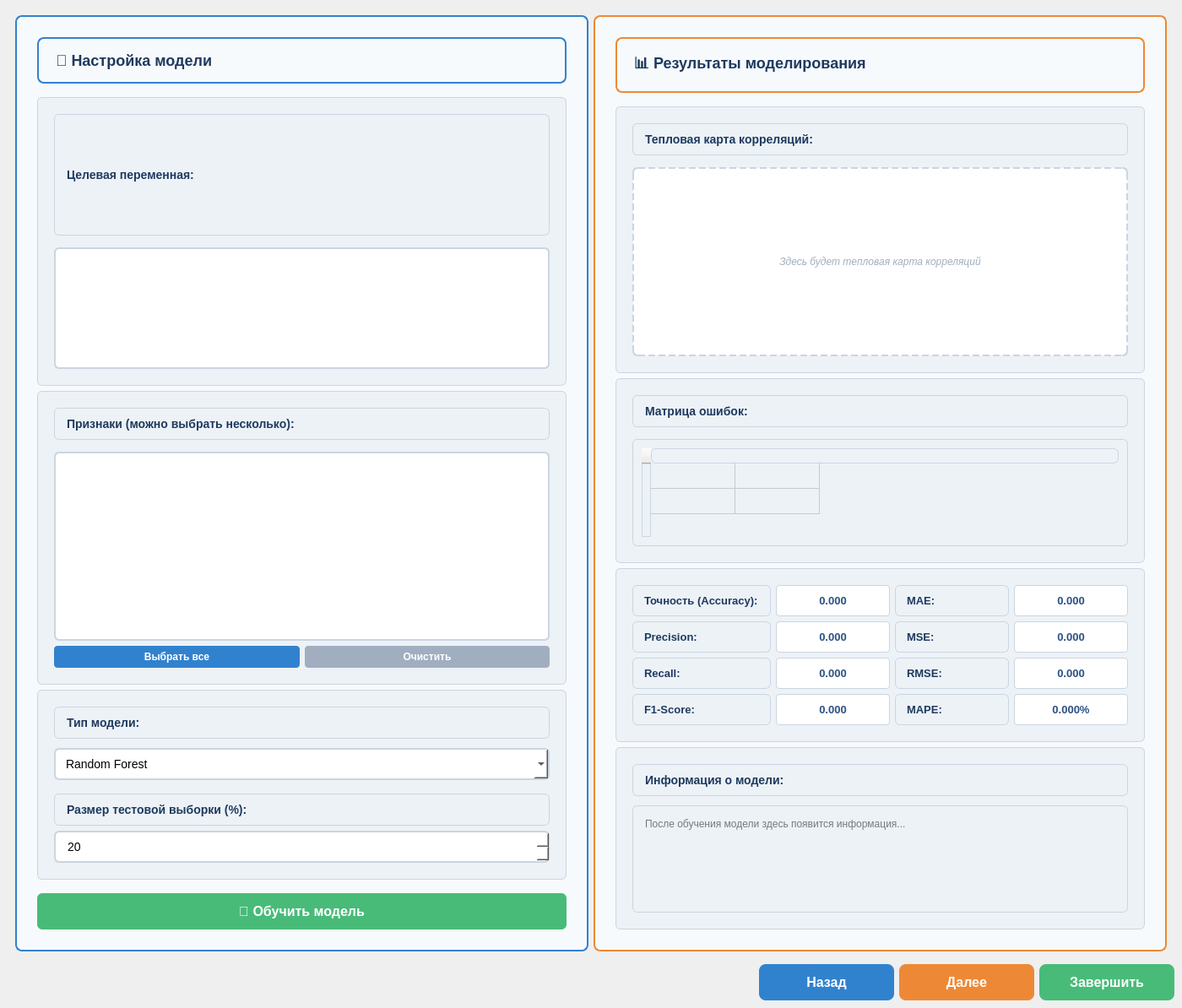
<?xml version="1.0" encoding="UTF-8"?>
<ui version="4.0">
 <class>ModelingWindow</class>
 <widget class="QMainWindow" name="ModelingWindow">
  <property name="geometry">
   <rect>
    <x>0</x>
    <y>0</y>
    <width>1400</width>
    <height>1194</height>
   </rect>
  </property>
  <property name="windowTitle">
   <string>DataLite - Моделирование</string>
  </property>
  <widget class="QWidget" name="centralwidget">
   <layout class="QVBoxLayout" name="verticalLayout">
    <item>
     <widget class="QStackedWidget" name="stackedWidget">
      <property name="currentIndex">
       <number>0</number>
      </property>
      <widget class="QWidget" name="modeling_main_page">
       <layout class="QHBoxLayout" name="horizontalLayout_main">
        <item>
         <widget class="QFrame" name="left_panel">
          <property name="styleSheet">
           <string notr="true">QFrame {
    background-color: #f7fafc;
    border: 2px solid #3182ce;
    border-radius: 8px;
    padding: 15px;
}</string>
          </property>
          <layout class="QVBoxLayout" name="verticalLayout_left">
           <item>
            <widget class="QLabel" name="label_modeling_title">
             <property name="styleSheet">
              <string notr="true">color: #1e3a5f;
font-size: 18px;
font-weight: bold;
text-align: center;
margin-bottom: 10px;</string>
             </property>
             <property name="text">
              <string>🎯 Настройка модели</string>
             </property>
            </widget>
           </item>
           <item>
            <widget class="QFrame" name="target_frame">
             <property name="styleSheet">
              <string notr="true">QFrame {
    background-color: #edf2f7;
    border: 1px solid #cbd5e0;
    border-radius: 6px;
    padding: 10px;
}</string>
             </property>
             <layout class="QVBoxLayout" name="verticalLayout_target">
              <item>
               <widget class="QLabel" name="label_target">
                <property name="styleSheet">
                 <string notr="true">color: #1e3a5f;
font-size: 14px;
font-weight: bold;
margin-bottom: 8px;</string>
                </property>
                <property name="text">
                 <string>Целевая переменная:</string>
                </property>
               </widget>
              </item>
              <item>
               <widget class="QListWidget" name="target_listwidget">
                <property name="styleSheet">
                 <string notr="true">QListWidget {
    background-color: white;
    border: 2px solid #cbd5e0;
    border-radius: 6px;
    font-size: 14px;
    min-height: 120px;
    max-height: 120px;
}
QListWidget::item {
    padding: 8px 12px;
    border-bottom: 1px solid #e2e8f0;
}
QListWidget::item:selected {
    background-color: #3182ce;
    color: white;
    border-radius: 4px;
    font-weight: bold;
}
QListWidget::item:hover:!selected {
    background-color: #e2e8f0;
    border-radius: 4px;
}</string>
                </property>
                <property name="selectionMode">
                 <enum>QAbstractItemView::SingleSelection</enum>
                </property>
               </widget>
              </item>
             </layout>
            </widget>
           </item>
           <item>
            <widget class="QFrame" name="features_frame">
             <property name="styleSheet">
              <string notr="true">QFrame {
    background-color: #edf2f7;
    border: 1px solid #cbd5e0;
    border-radius: 6px;
    padding: 10px;
}</string>
             </property>
             <layout class="QVBoxLayout" name="verticalLayout_features">
              <item>
               <widget class="QLabel" name="label_features">
                <property name="styleSheet">
                 <string notr="true">color: #1e3a5f;
font-size: 14px;
font-weight: bold;
margin-bottom: 8px;</string>
                </property>
                <property name="text">
                 <string>Признаки (можно выбрать несколько):</string>
                </property>
               </widget>
              </item>
              <item>
               <widget class="QListWidget" name="features_listwidget">
                <property name="styleSheet">
                 <string notr="true">QListWidget {
    background-color: white;
    border: 2px solid #cbd5e0;
    border-radius: 6px;
    font-size: 14px;
    min-height: 200px;
}
QListWidget::item {
    padding: 8px 12px;
    border-bottom: 1px solid #e2e8f0;
}
QListWidget::item:selected {
    background-color: #3182ce;
    color: white;
    border-radius: 4px;
    font-weight: bold;
}
QListWidget::item:hover:!selected {
    background-color: #e2e8f0;
    border-radius: 4px;
}</string>
                </property>
                <property name="selectionMode">
                 <enum>QAbstractItemView::MultiSelection</enum>
                </property>
               </widget>
              </item>
              <item>
               <layout class="QHBoxLayout" name="horizontalLayout_features_buttons">
                <item>
                 <widget class="QPushButton" name="btn_select_all">
                  <property name="styleSheet">
                   <string notr="true">QPushButton {
    background-color: #3182ce;
    color: white;
    border: none;
    padding: 6px 12px;
    border-radius: 4px;
    font-weight: bold;
    font-size: 12px;
}
QPushButton:hover {
    background-color: #2c5282;
}</string>
                  </property>
                  <property name="text">
                   <string>Выбрать все</string>
                  </property>
                 </widget>
                </item>
                <item>
                 <widget class="QPushButton" name="btn_clear_all">
                  <property name="styleSheet">
                   <string notr="true">QPushButton {
    background-color: #a0aec0;
    color: white;
    border: none;
    padding: 6px 12px;
    border-radius: 4px;
    font-weight: bold;
    font-size: 12px;
}
QPushButton:hover {
    background-color: #718096;
}</string>
                  </property>
                  <property name="text">
                   <string>Очистить</string>
                  </property>
                 </widget>
                </item>
               </layout>
              </item>
             </layout>
            </widget>
           </item>
           <item>
            <widget class="QFrame" name="model_settings_frame">
             <property name="styleSheet">
              <string notr="true">QFrame {
    background-color: #edf2f7;
    border: 1px solid #cbd5e0;
    border-radius: 6px;
    padding: 10px;
}</string>
             </property>
             <layout class="QVBoxLayout" name="verticalLayout_model_settings">
              <item>
               <widget class="QLabel" name="label_model_type">
                <property name="styleSheet">
                 <string notr="true">color: #1e3a5f;
font-size: 14px;
font-weight: bold;
margin-bottom: 5px;</string>
                </property>
                <property name="text">
                 <string>Тип модели:</string>
                </property>
               </widget>
              </item>
              <item>
               <widget class="QComboBox" name="model_type_combo">
                <property name="styleSheet">
                 <string notr="true">QComboBox {
    background-color: white;
    border: 2px solid #cbd5e0;
    border-radius: 6px;
    padding: 8px 12px;
    font-size: 14px;
}</string>
                </property>
                <item>
                 <property name="text">
                  <string>Random Forest</string>
                 </property>
                </item>
                <item>
                 <property name="text">
                  <string>Logistic Regression</string>
                 </property>
                </item>
                <item>
                 <property name="text">
                  <string>SVM</string>
                 </property>
                </item>
                <item>
                 <property name="text">
                  <string>XGBoost</string>
                 </property>
                </item>
                <item>
                 <property name="text">
                  <string>Neural Network</string>
                 </property>
                </item>
               </widget>
              </item>
              <item>
               <widget class="QLabel" name="label_test_size">
                <property name="styleSheet">
                 <string notr="true">color: #1e3a5f;
font-size: 14px;
font-weight: bold;
margin-top: 10px;</string>
                </property>
                <property name="text">
                 <string>Размер тестовой выборки (%):</string>
                </property>
               </widget>
              </item>
              <item>
               <widget class="QSpinBox" name="test_size_spin">
                <property name="styleSheet">
                 <string notr="true">QSpinBox {
    background-color: white;
    border: 2px solid #cbd5e0;
    border-radius: 6px;
    padding: 8px 12px;
    font-size: 14px;
}</string>
                </property>
                <property name="minimum">
                 <number>10</number>
                </property>
                <property name="maximum">
                 <number>50</number>
                </property>
                <property name="value">
                 <number>20</number>
                </property>
               </widget>
              </item>
             </layout>
            </widget>
           </item>
           <item>
            <widget class="QPushButton" name="btn_train_model">
             <property name="styleSheet">
              <string notr="true">QPushButton {
    background-color: #48bb78;
    color: white;
    border: none;
    padding: 12px 20px;
    border-radius: 6px;
    font-weight: bold;
    font-size: 16px;
    margin-top: 10px;
}
QPushButton:hover {
    background-color: #3c9e65;
}
QPushButton:pressed {
    background-color: #286a43;
}</string>
             </property>
             <property name="text">
              <string>🚀 Обучить модель</string>
             </property>
            </widget>
           </item>
          </layout>
         </widget>
        </item>
        <item>
         <widget class="QFrame" name="right_panel">
          <property name="styleSheet">
           <string notr="true">QFrame {
    background-color: #f7fafc;
    border: 2px solid #ed8936;
    border-radius: 8px;
    padding: 15px;
}</string>
          </property>
          <layout class="QVBoxLayout" name="verticalLayout_right">
           <item>
            <widget class="QLabel" name="label_results_title">
             <property name="styleSheet">
              <string notr="true">color: #1e3a5f;
font-size: 18px;
font-weight: bold;
text-align: center;
margin-bottom: 10px;</string>
             </property>
             <property name="text">
              <string>📊 Результаты моделирования</string>
             </property>
            </widget>
           </item>
           <item>
            <widget class="QFrame" name="heatmap_frame">
             <property name="styleSheet">
              <string notr="true">QFrame {
    background-color: #edf2f7;
    border: 1px solid #cbd5e0;
    border-radius: 6px;
    padding: 10px;
}</string>
             </property>
             <layout class="QVBoxLayout" name="verticalLayout_heatmap">
              <item>
               <widget class="QLabel" name="label_heatmap">
                <property name="styleSheet">
                 <string notr="true">color: #1e3a5f;
font-size: 14px;
font-weight: bold;
margin-bottom: 8px;</string>
                </property>
                <property name="text">
                 <string>Тепловая карта корреляций:</string>
                </property>
               </widget>
              </item>
              <item>
               <widget class="QLabel" name="heatmap_placeholder">
                <property name="styleSheet">
                 <string notr="true">QLabel {
    background-color: white;
    border: 2px dashed #cbd5e0;
    border-radius: 6px;
    min-height: 200px;
    color: #a0aec0;
    font-style: italic;
}</string>
                </property>
                <property name="text">
                 <string>Здесь будет тепловая карта корреляций</string>
                </property>
                <property name="alignment">
                 <set>Qt::AlignCenter</set>
                </property>
               </widget>
              </item>
             </layout>
            </widget>
           </item>
           <item>
            <widget class="QFrame" name="metrics_frame">
             <property name="styleSheet">
              <string notr="true">QFrame {
    background-color: #edf2f7;
    border: 1px solid #cbd5e0;
    border-radius: 6px;
    padding: 10px;
}</string>
             </property>
             <layout class="QVBoxLayout" name="verticalLayout_metrics">
              <item>
               <widget class="QLabel" name="label_metrics">
                <property name="styleSheet">
                 <string notr="true">color: #1e3a5f;
font-size: 14px;
font-weight: bold;
margin-bottom: 8px;</string>
                </property>
                <property name="text">
                 <string>Матрица ошибок:</string>
                </property>
               </widget>
              </item>
              <item>
               <widget class="QTableWidget" name="confusion_matrix_table">
                <property name="rowCount">
                 <number>2</number>
                </property>
                <property name="columnCount">
                 <number>2</number>
                </property>
                <row/>
                <row/>
                <column/>
                <column/>
               </widget>
              </item>
             </layout>
            </widget>
           </item>
           <item>
            <widget class="QFrame" name="main_metrics_frame">
             <property name="styleSheet">
              <string notr="true">QFrame {
    background-color: #edf2f7;
    border: 1px solid #cbd5e0;
    border-radius: 6px;
    padding: 10px;
}</string>
             </property>
             <layout class="QGridLayout" name="gridLayout_metrics">
              <item row="0" column="0">
               <widget class="QLabel" name="label_accuracy">
                <property name="styleSheet">
                 <string notr="true">color: #1e3a5f;
font-size: 13px;
font-weight: bold;</string>
                </property>
                <property name="text">
                 <string>Точность (Accuracy):</string>
                </property>
               </widget>
              </item>
              <item row="0" column="1">
               <widget class="QLabel" name="accuracy_value">
                <property name="styleSheet">
                 <string notr="true">color: #2c5282;
font-size: 13px;
font-weight: bold;
background-color: white;
padding: 4px 8px;
border-radius: 4px;
border: 1px solid #cbd5e0;</string>
                </property>
                <property name="text">
                 <string>0.000</string>
                </property>
                <property name="alignment">
                 <set>Qt::AlignCenter</set>
                </property>
               </widget>
              </item>
              <item row="1" column="0">
               <widget class="QLabel" name="label_precision">
                <property name="styleSheet">
                 <string notr="true">color: #1e3a5f;
font-size: 13px;
font-weight: bold;</string>
                </property>
                <property name="text">
                 <string>Precision:</string>
                </property>
               </widget>
              </item>
              <item row="1" column="1">
               <widget class="QLabel" name="precision_value">
                <property name="styleSheet">
                 <string notr="true">color: #2c5282;
font-size: 13px;
font-weight: bold;
background-color: white;
padding: 4px 8px;
border-radius: 4px;
border: 1px solid #cbd5e0;</string>
                </property>
                <property name="text">
                 <string>0.000</string>
                </property>
                <property name="alignment">
                 <set>Qt::AlignCenter</set>
                </property>
               </widget>
              </item>
              <item row="2" column="0">
               <widget class="QLabel" name="label_recall">
                <property name="styleSheet">
                 <string notr="true">color: #1e3a5f;
font-size: 13px;
font-weight: bold;</string>
                </property>
                <property name="text">
                 <string>Recall:</string>
                </property>
               </widget>
              </item>
              <item row="2" column="1">
               <widget class="QLabel" name="recall_value">
                <property name="styleSheet">
                 <string notr="true">color: #2c5282;
font-size: 13px;
font-weight: bold;
background-color: white;
padding: 4px 8px;
border-radius: 4px;
border: 1px solid #cbd5e0;</string>
                </property>
                <property name="text">
                 <string>0.000</string>
                </property>
                <property name="alignment">
                 <set>Qt::AlignCenter</set>
                </property>
               </widget>
              </item>
              <item row="3" column="0">
               <widget class="QLabel" name="label_f1">
                <property name="styleSheet">
                 <string notr="true">color: #1e3a5f;
font-size: 13px;
font-weight: bold;</string>
                </property>
                <property name="text">
                 <string>F1-Score:</string>
                </property>
               </widget>
              </item>
              <item row="3" column="1">
               <widget class="QLabel" name="f1_value">
                <property name="styleSheet">
                 <string notr="true">color: #2c5282;
font-size: 13px;
font-weight: bold;
background-color: white;
padding: 4px 8px;
border-radius: 4px;
border: 1px solid #cbd5e0;</string>
                </property>
                <property name="text">
                 <string>0.000</string>
                </property>
                <property name="alignment">
                 <set>Qt::AlignCenter</set>
                </property>
               </widget>
              </item>
              <item row="0" column="2">
               <widget class="QLabel" name="label_mae">
                <property name="styleSheet">
                 <string notr="true">color: #1e3a5f;
font-size: 13px;
font-weight: bold;</string>
                </property>
                <property name="text">
                 <string>MAE:</string>
                </property>
               </widget>
              </item>
              <item row="0" column="3">
               <widget class="QLabel" name="mae_value">
                <property name="styleSheet">
                 <string notr="true">color: #2c5282;
font-size: 13px;
font-weight: bold;
background-color: white;
padding: 4px 8px;
border-radius: 4px;
border: 1px solid #cbd5e0;</string>
                </property>
                <property name="text">
                 <string>0.000</string>
                </property>
                <property name="alignment">
                 <set>Qt::AlignCenter</set>
                </property>
               </widget>
              </item>
              <item row="1" column="2">
               <widget class="QLabel" name="label_mse">
                <property name="styleSheet">
                 <string notr="true">color: #1e3a5f;
font-size: 13px;
font-weight: bold;</string>
                </property>
                <property name="text">
                 <string>MSE:</string>
                </property>
               </widget>
              </item>
              <item row="1" column="3">
               <widget class="QLabel" name="mse_value">
                <property name="styleSheet">
                 <string notr="true">color: #2c5282;
font-size: 13px;
font-weight: bold;
background-color: white;
padding: 4px 8px;
border-radius: 4px;
border: 1px solid #cbd5e0;</string>
                </property>
                <property name="text">
                 <string>0.000</string>
                </property>
                <property name="alignment">
                 <set>Qt::AlignCenter</set>
                </property>
               </widget>
              </item>
              <item row="2" column="2">
               <widget class="QLabel" name="label_rmse">
                <property name="styleSheet">
                 <string notr="true">color: #1e3a5f;
font-size: 13px;
font-weight: bold;</string>
                </property>
                <property name="text">
                 <string>RMSE:</string>
                </property>
               </widget>
              </item>
              <item row="2" column="3">
               <widget class="QLabel" name="rmse_value">
                <property name="styleSheet">
                 <string notr="true">color: #2c5282;
font-size: 13px;
font-weight: bold;
background-color: white;
padding: 4px 8px;
border-radius: 4px;
border: 1px solid #cbd5e0;</string>
                </property>
                <property name="text">
                 <string>0.000</string>
                </property>
                <property name="alignment">
                 <set>Qt::AlignCenter</set>
                </property>
               </widget>
              </item>
              <item row="3" column="2">
               <widget class="QLabel" name="label_mape">
                <property name="styleSheet">
                 <string notr="true">color: #1e3a5f;
font-size: 13px;
font-weight: bold;</string>
                </property>
                <property name="text">
                 <string>MAPE:</string>
                </property>
               </widget>
              </item>
              <item row="3" column="3">
               <widget class="QLabel" name="mape_value">
                <property name="styleSheet">
                 <string notr="true">color: #2c5282;
font-size: 13px;
font-weight: bold;
background-color: white;
padding: 4px 8px;
border-radius: 4px;
border: 1px solid #cbd5e0;</string>
                </property>
                <property name="text">
                 <string>0.000%</string>
                </property>
                <property name="alignment">
                 <set>Qt::AlignCenter</set>
                </property>
               </widget>
              </item>
             </layout>
            </widget>
           </item>
           <item>
            <widget class="QFrame" name="info_frame">
             <property name="styleSheet">
              <string notr="true">QFrame {
    background-color: #edf2f7;
    border: 1px solid #cbd5e0;
    border-radius: 6px;
    padding: 10px;
}</string>
             </property>
             <layout class="QVBoxLayout" name="verticalLayout_info">
              <item>
               <widget class="QLabel" name="label_model_info">
                <property name="styleSheet">
                 <string notr="true">color: #1e3a5f;
font-size: 14px;
font-weight: bold;
margin-bottom: 5px;</string>
                </property>
                <property name="text">
                 <string>Информация о модели:</string>
                </property>
               </widget>
              </item>
              <item>
               <widget class="QTextEdit" name="model_info_text">
                <property name="readOnly">
                 <bool>true</bool>
                </property>
                <property name="placeholderText">
                 <string>После обучения модели здесь появится информация...</string>
                </property>
               </widget>
              </item>
             </layout>
            </widget>
           </item>
          </layout>
         </widget>
        </item>
       </layout>
      </widget>
     </widget>
    </item>
    <item>
     <layout class="QHBoxLayout" name="horizontalLayout_buttons">
      <item>
       <spacer name="horizontalSpacer">
        <property name="orientation">
         <enum>Qt::Horizontal</enum>
        </property>
        <property name="sizeHint" stdset="0">
         <size>
          <width>40</width>
          <height>20</height>
         </size>
        </property>
       </spacer>
      </item>
      <item>
       <widget class="QPushButton" name="btn_prev">
        <property name="styleSheet">
         <string notr="true">QPushButton {
    background-color: #3182ce;
    color: white;
    border: none;
    padding: 12px 20px;
    border-radius: 8px;
    font-weight: bold;
    font-size: 16px;
    min-width: 120px;
}
QPushButton:hover {
    background-color: #2c5282;
}
QPushButton:pressed {
    background-color: #1e3a5f;
}</string>
        </property>
        <property name="text">
         <string>Назад</string>
        </property>
       </widget>
      </item>
      <item>
       <widget class="QPushButton" name="btn_next">
        <property name="styleSheet">
         <string notr="true">QPushButton {
    background-color: #ed8936;
    color: white;
    border: none;
    padding: 12px 20px;
    border-radius: 8px;
    font-weight: bold;
    font-size: 16px;
    min-width: 120px;
}
QPushButton:hover {
    background-color: #dd7724;
}
QPushButton:pressed {
    background-color: #c0651f;
}</string>
        </property>
        <property name="text">
         <string>Далее</string>
        </property>
       </widget>
      </item>
      <item>
       <widget class="QPushButton" name="btn_finish">
        <property name="enabled">
         <bool>false</bool>
        </property>
        <property name="styleSheet">
         <string notr="true">QPushButton {
    background-color: #48bb78;
    color: white;
    border: none;
    padding: 12px 20px;
    border-radius: 8px;
    font-weight: bold;
    font-size: 16px;
    min-width: 120px;
}
QPushButton:hover {
    background-color: #3c9e65;
}
QPushButton:pressed {
    background-color: #286a43;
}</string>
        </property>
        <property name="text">
         <string>Завершить</string>
        </property>
       </widget>
      </item>
     </layout>
    </item>
   </layout>
  </widget>
 </widget>
 <resources/>
 <connections/>
</ui>
